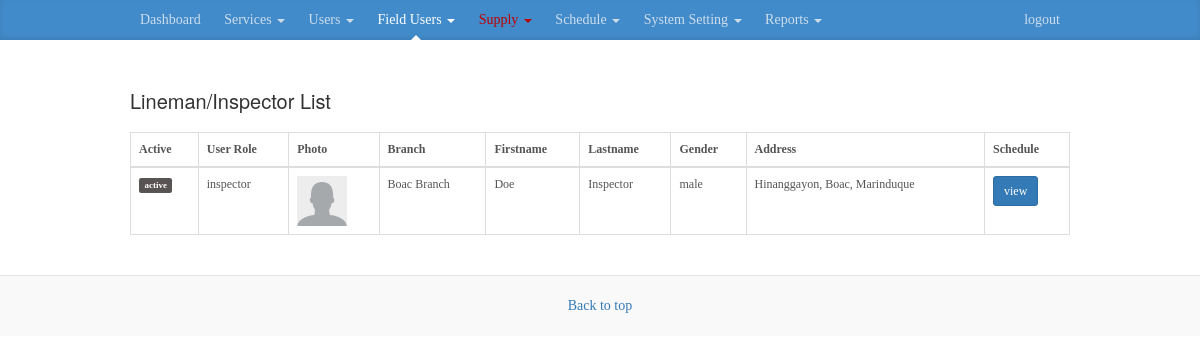
Screenshot of /all_inspector.php?active=field (signed in) with the database file from the repository.
### tables this page shows
CREATE TABLE `user` (
  `id` int(11) NOT NULL,
  `username` varchar(255) NOT NULL,
  `password` varchar(255) NOT NULL,
  `email` varchar(255) NOT NULL,
  `date_registered` timestamp NOT NULL DEFAULT CURRENT_TIMESTAMP,
  `deleted` tinyint(1) NOT NULL DEFAULT '0',
  `type` varchar(255) NOT NULL,
  `status` int(11) DEFAULT '0',
  `note` varchar(255) DEFAULT NULL,
  `requirement` text,
  `branch_id` int(11) DEFAULT NULL
);

CREATE TABLE `branch` (
  `id` int(11) NOT NULL,
  `municipality` varchar(255) DEFAULT NULL,
  `name` varchar(255) DEFAULT NULL,
  `deleted` int(11) DEFAULT '0'
);

CREATE TABLE `info` (
  `id` int(11) NOT NULL,
  `firstname` varchar(255) NOT NULL,
  `lastname` varchar(255) NOT NULL,
  `middlename` varchar(255) NOT NULL,
  `age` varchar(255) NOT NULL,
  `sex` varchar(255) NOT NULL,
  `dob` date NOT NULL,
  `religion` varchar(255) NOT NULL,
  `address` varchar(255) NOT NULL,
  `nationality` varchar(255) NOT NULL,
  `weight` varchar(255) NOT NULL,
  `height` varchar(255) NOT NULL,
  `userid` int(11) DEFAULT NULL,
  `civil_status` varchar(255) DEFAULT NULL,
  `pob` varchar(255) DEFAULT NULL,
  `membership_type` varchar(255) DEFAULT NULL,
  `consumer_type` varchar(255) DEFAULT NULL,
  `photo` varchar(255) DEFAULT NULL,
  `contact_number` varchar(255) DEFAULT NULL,
  `brgy` varchar(255) DEFAULT NULL,
  `municipality` varchar(255) DEFAULT NULL
);

### backend/model.php (called while the page is built, shortened)
<?php
class Model {
	protected $db;
	public function __construct(){
		$server 	= "localhost";
		$db 		= "meralco";
		$username 	= "root";
		$charset 	= "utf8";
		$password 	= "";
		$db = new PDO("mysql:host=$server;dbname=$db;charset=$charset", $username, $password);
		$this->db = $db;
		$x = $this->getAllActiveLineman();
		$this->getSetting();
	}
	public function getAllActiveLineman(){
		$records = array();
		$branch = $this->getBranchById($_SESSION['user']['branch_id']);
		$branch = $branch['municipality'];
		$stmnt   = $this->db->prepare("
				SELECT t1.id,CONCAT(t2.firstname,' ',t2.lastname) as name FROM user t1
				left join info t2 on t1.id = t2.userid
				WHERE t1.type = ?
				AND t2.municipality LIKE '%".$branch."%'
				AND t1.deleted = 0
			");
		$stmnt->execute(array("line_man"));
		while($row = $stmnt->fetch()){
			$records[] = $row;
		}
		return $records;
	}
	public function getSetting(){
		return  $this->db->query("SELECT * FROM setting LIMIT 1")->fetch();
	}
	public function getBranchById($id){
		$stmnt =  $this->db->prepare("
				SELECT *
				FROM branch
				where id = ?
				LIMIT 1
			");
		$stmnt->execute(array($id));
		return $stmnt->fetch();
	}
	public function getAllUsers($linespectorOnly = false, $type = false){
		$branchId = $_SESSION['user']['branch_id'];
		$userMunicipality = $this->getBranchById($branchId);
		$records = array();
		if($linespectorOnly === true){
			$stmnt 		= $this->db->query("
				SELECT t1.id as 'mainId',t1.*,t2.*,t3.name as 'branch'
				FROM user t1
				LEFT JOIN info t2 ON t1.id = t2.userid
				LEFT JOIN branch t3 ON t1.branch_id = t3.id
				WHERE t1.type = '".$type."'
				AND t2.municipality = '".$userMunicipality['municipality']."'
			");
		}
		while($row = $stmnt->fetch()){
			$records[] = $row;
		}
		return $records;
	}
}

### all_inspector.php (the view, shortened to what this page needs)
<!DOCTYPE html>
<html lang="en">
  <head>
    <link href="css/bootstrap.min.css" rel="stylesheet">
    <link href="css/blog.css" rel="stylesheet">
  </head>
  <body>
    <?php include_once "header.php"; ?>
    <div class="container">
      <div class="blog-header">
        <h1 class="blog-title">Lineman/Inspector List</h1>
      </div>
      <div class="row">
        <div class="col-sm-12 blog-main">
          <?php $users = new Model(); $userList = $users->getAllUsers(true,"inspector");?>
          <table class="table table-bordered table-hovered">
              <thead>
                  <tr>
                      <th>Active</th>
                      <th>User Role</th>
                      <th>Photo</th>
                      <th>Branch</th>
                      <th>Firstname</th>
                      <th>Lastname</th>
                      <th>Gender</th>
                      <th>Address</th>
                      <th>Schedule</th>
                  </tr>
              </thead>
              <tbody>
                  <?php foreach($userList as $idx => $user): ?>
                      <tr style="opacity:<?= ($user['deleted'] == 1) ? ".3" : "1"; ?>;">
                          <td>
                              <a href="" data-id="<?= $user[0]; ?>" class="activate label btn"><?= ($user['deleted'] == 1) ? "inactive" : "active"; ?></a>
                          </td>
                          <td><?= $user['type']; ?></td>
                          <td>
                              <a href="edit_user.php?id=<?= $user['mainId'];?>">
                                  <img width="50" height="50" src="uploads/<?= ($user['photo'] == "") ? 'user.png': $user['photo'] ;?>"/>
                              </a>
                          </td>
                          <td><?= $user['branch']; ?></td>
                          <td><?= $user['firstname']; ?></td>
                          <td><?= $user['lastname']; ?></td>
                          <td><?= $user['sex']; ?></td>
                          <td><?= $user['brgy'].", ".ucwords($user['municipality']).", Marinduque"; ?></td>
                          <td>
                            <a class="btn btn-primary btn-sm" href="scheduler.php?id=<?= $user['mainId'];?>">view</a>
                          </td>
                      </tr>
                  <?php endforeach ?>
              </tbody>
          </table>
        </div>
      </div>
    </div>
    <footer class="blog-footer">
      <p>
        <a href="#">Back to top</a>
      </p>
    </footer>
  </body>
</html>

### css/blog.css (style rules this page uses)
body { font-family: Georgia, "Times New Roman", Times, serif; color: #555; }
h1, .h1, h2, .h2, h3, .h3, h4, .h4, h5, .h5, h6, .h6,button { margin-top: 0; font-family: "Helvetica Neue", Helvetica, Arial, sans-serif; font-weight: normal; color: #333; }
@media (min-width: 1200px) { .container { width: 970px; } }
.blog-header { padding-top: 20px; padding-bottom: 20px; }
.blog-title { margin-top: 30px; margin-bottom: 0; font-size: 20px; font-weight: normal; }
.blog-main { font-size: 18px; line-height: 1.5; }
.blog-footer { margin-top: 20px; padding: 20px 0; color: #999; text-align: center; background-color: #f9f9f9; border-top: 1px solid #e5e5e5; }
.blog-footer p:last-child { margin-bottom: 0; }
table { font-size: 12px; font-family: 'tahoma'; }
.label { background: #585454; border:0px; }

### rows the page displays
user: deleted "active", type "inspector", branch.name "Boac Branch", info.firstname "Doe", info.lastname "Inspector", info.sex "male", info.brgy "Hinanggayon", info.municipality "Boac"
